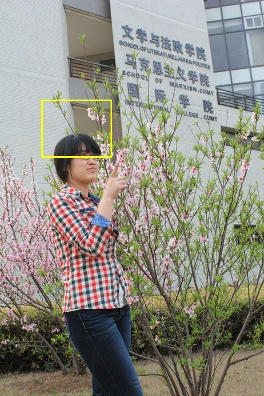
#> input picture upperbody/ liu 17.jpg, 264 x 396 px, given as the content of the folder girls, which was not available
$ python head.py
#> lines starting #> are read from the running program, lines starting #| are printed output that depends on the picture; after the words box and inside, x2 and y2 are one past the last pixel; in counts of white or black regions, pixels touching at a corner belong together; pictures that were not available may be replaced by others from this repository, and a replacement may not be noted
### smile.py
import cv2
import os

if os.path.isdir('smile'):
    pass
else:
    os.mkdir('smile')
import time
pathofeye = 'D:\opencv\opencv-master\data\haarcascades\haarcascade_eye.xml'
pathoffront = 'D:\opencv\opencv-master\data\haarcascades\haarcascade_smile.xml'
faceCascade = cv2.CascadeClassifier(pathoffront)
#rootdir = 'girls'
def detect(rootdir):


#> called with rootdir = 'girls'
    list = os.listdir(rootdir)               # 列出文件夹下所有的目录与文件
    for i in range(0, len(list)):
        path = os.path.join(rootdir, list[i])
        if os.path.isfile(path):
            image = cv2.imread(path)
#> image is the input picture: shape (396, 264, 3); mean B, G, R 130.4, 141.1, 142.8

            size = image.shape
#> size = (396, 264, 3)
            h, w = size[0], size[1]  # 获取图片的大小   后续我根据这个比例缩放
#> h = 396; w = 264

            print(h, w)  # 打印大小
#| 396 264

            gray = cv2.cvtColor(image, cv2.COLOR_BGR2GRAY)
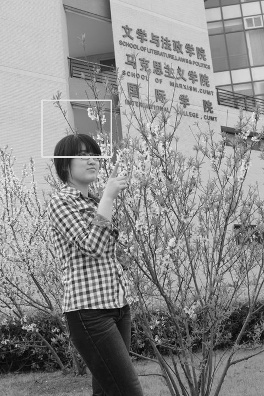
#> gray: shape (396, 264); min 1, max 250, mean 140.4
            faces = faceCascade.detectMultiScale(gray, scaleFactor=1.2,
                                                 minNeighbors=5, minSize=(30, 30), )
#> faces = [[41, 138, 113, 56], [47, 187, 67, 33], [133, 50, 96, 48], [43, 223, 134, 67]]
            for (x, y, width, height) in faces:
                cv2.rectangle(image, (x, y), (x + width, y + height), (0, 255, 0), 2)
                im2 = cv2.resize(image, (int(w * 0.55), int(h * 0.55)), interpolation=cv2.INTER_CUBIC)
                # int(w*0.55), int(h*0.55)是按照55%的比例缩放，注意这个参数只接受整数，这里需要转换一下

                cv2.imshow(r'liu %s.jpg '% i, im2)
                cv2.imwrite(r'.\smile\ liu %s.jpg ' % i, im2)  # 路径拼接方法
#> this loop made 4 passes
#> pass 1, in detect, `im2 = cv2.resize(image, (int(w * 0.55), int(h * 0.55)), interpolation=..`:
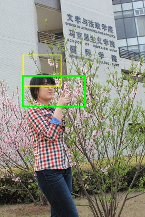
#> im2: shape (217, 145, 3); mean B, G, R 129.1, 142, 141.3
#> after the loop:
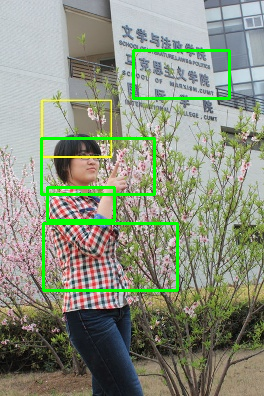
#> image: shape (396, 264, 3); 3.49% of pixels changed, all inside (x1, y1, x2, y2) = (40, 49, 231, 292)


# if __name__=='__main__':  # 调用显示函数的方法
#     detect('girls')
# cv2.waitKey(0)

### recong.py
import cv2
import os


if os.path.isdir('recong'):
    pass
else:
    os.mkdir('recong')
import time
pathofeye = 'D:\opencv\opencv-master\data\haarcascades\haarcascade_eye.xml'
pathoffront = 'D:\opencv\opencv-master\data\haarcascades\haarcascade_frontalface_default.xml'
faceCascade = cv2.CascadeClassifier(pathoffront)
#rootdir = 'girls'
def detect(rootdir):


#> called with rootdir = 'girls'
    list = os.listdir(rootdir)               # 列出文件夹下所有的目录与文件
    for i in range(0, len(list)):
        path = os.path.join(rootdir, list[i])
        if os.path.isfile(path):
            image = cv2.imread(path)

            size = image.shape
#> size = (396, 264, 3)
            h, w = size[0], size[1]  # 获取图片的大小   后续我根据这个比例缩放
#> h = 396; w = 264

            print(h, w)  # 打印大小
#| 396 264

            gray = cv2.cvtColor(image, cv2.COLOR_BGR2GRAY)
            faces = faceCascade.detectMultiScale(gray, scaleFactor=1.2,
                                                 minNeighbors=5, minSize=(30, 30), )
#> faces = ()
            for (x, y, width, height) in faces:
                cv2.rectangle(image, (x, y), (x + width, y + height), (0, 255, 0), 2)
                im2 = cv2.resize(image, (int(w * 0.55), int(h * 0.55)), interpolation=cv2.INTER_CUBIC)
                # int(w*0.55), int(h*0.55)是按照55%的比例缩放，注意这个参数只接受整数，这里需要转换一下

                cv2.imshow(r'liu %s.jpg '% i, im2)
                cv2.imwrite(r'.\recong\ liu %s.jpg ' % i, im2)  # 路径拼接方法
#> this loop made 0 passes


# if __name__=='__main__':  # 调用显示函数的方法
#     detect('girls')
# cv2.waitKey(0)

### upperbody.py

import cv2
import os
if os.path.isdir('upperbody'):
    pass
else:
    os.mkdir('upperbody')

import time
pathofeye = 'D:\opencv\opencv-master\data\haarcascades\haarcascade_eye.xml'
pathoffront = 'D:\opencv\opencv-master\data\haarcascades\haarcascade_upperbody.xml'
faceCascade = cv2.CascadeClassifier(pathoffront)
#rootdir = 'girls'
def detect(rootdir):


#> called with rootdir = 'girls'
    list = os.listdir(rootdir)               # 列出文件夹下所有的目录与文件
    for i in range(0, len(list)):
        path = os.path.join(rootdir, list[i])
        if os.path.isfile(path):
            image = cv2.imread(path)

            size = image.shape
#> size = (396, 264, 3)
            h, w = size[0], size[1]  # 获取图片的大小   后续我根据这个比例缩放
#> h = 396; w = 264

            print(h, w)  # 打印大小
#| 396 264

            gray = cv2.cvtColor(image, cv2.COLOR_BGR2GRAY)
            faces = faceCascade.detectMultiScale(gray, scaleFactor=1.2,
                                                 minNeighbors=5, minSize=(30, 30), )
#> faces = ()
            for (x, y, width, height) in faces:
                cv2.rectangle(image, (x, y), (x + width, y + height), (0, 255, 255), 2)
                im2 = cv2.resize(image, (int(w * 0.55), int(h * 0.55)), interpolation=cv2.INTER_CUBIC)
                # int(w*0.55), int(h*0.55)是按照55%的比例缩放，注意这个参数只接受整数，这里需要转换一下

                cv2.imshow(r'liu %s.jpg '% i, im2)
                cv2.imwrite(r'.\upperbody\ liu %s.jpg ' % i, im2)  # 路径拼接方法


# if __name__=='__main__':  # 调用显示函数的方法
#     detect('girls')
# cv2.waitKey(0)

### lowerbody.py

import cv2
import os

if os.path.isdir('lowerbody'):
    pass
else:
    os.mkdir('lowerbody')

import time
pathofeye = 'D:\opencv\opencv-master\data\haarcascades\haarcascade_eye.xml'
pathoffront = 'D:\opencv\opencv-master\data\haarcascades\haarcascade_lowerbody.xml'
faceCascade = cv2.CascadeClassifier(pathoffront)
#rootdir = 'girls'
def detect(rootdir):


#> called with rootdir = 'girls'
    list = os.listdir(rootdir)               # 列出文件夹下所有的目录与文件
    for i in range(0, len(list)):
        path = os.path.join(rootdir, list[i])
        if os.path.isfile(path):
            image = cv2.imread(path)

            size = image.shape
            h, w = size[0], size[1]  # 获取图片的大小   后续我根据这个比例缩放

            print(h, w)  # 打印大小
#| 396 264

            gray = cv2.cvtColor(image, cv2.COLOR_BGR2GRAY)
            faces = faceCascade.detectMultiScale(gray, scaleFactor=1.2,
                                                 minNeighbors=5, minSize=(30, 30), )
#> faces = ()
            for (x, y, width, height) in faces:
                cv2.rectangle(image, (x, y), (x + width, y + height), (0, 255, 0), 2)
                im2 = cv2.resize(image, (int(w * 0.55), int(h * 0.55)), interpolation=cv2.INTER_CUBIC)
                # int(w*0.55), int(h*0.55)是按照55%的比例缩放，注意这个参数只接受整数，这里需要转换一下

                cv2.imshow(r'liu %s.jpg '% i, im2)
                cv2.imwrite(r'.\lowerbody\ liu %s.jpg ' % i, im2)  # 路径拼接方法


# if __name__=='__main__':  # 调用显示函数的方法
#     detect('girls')
# cv2.waitKey(0)

### head.py
import cv2
import os
import showpic
import recong
import smile
import upperbody
import lowerbody
import time
# pathofeye = 'D:\opencv\opencv-master\data\haarcascades\haarcascade_eye.xml'
# pathoffront = 'D:\opencv\opencv-master\data\haarcascades\haarcascade_frontalface_default.xml'

'''
这里注意一定要用全路径   否则报错  error: (-215) !empty() in function cv::CascadeClassifier::detectMultiScale
具体参照   https://blog.csdn.net/qq_20156437/article/details/80702022
我从网上下载了cv2  (https://github.com/opencv/opencv)  这里面包含了分类器模型haarcascade_eye.xml等 我保存的位置是
/home/apollo/pan/cv2/data/haarcascades/ 一定要能寻找到分类器模型

'''

# faceCascade = cv2.CascadeClassifier(pathoffront)
#
#
# rootdir = 'girls'
# list = os.listdir(rootdir) #列出文件夹下所有的目录与文件
# for i in range(0,len(list)):
#        path = os.path.join(rootdir,list[i])
#        if os.path.isfile(path):
#            image = cv2.imread(path)
#
#            size = image.shape
#            h, w = size[0], size[1]  # 获取图片的大小   后续我根据这个比例缩放
#
#            print(h, w)  # 打印大小
#
#            gray = cv2.cvtColor(image, cv2.COLOR_BGR2GRAY)
#            faces = faceCascade.detectMultiScale(gray, scaleFactor=1.2,
#                                                 minNeighbors=5, minSize=(30, 30), )
#            for (x, y, width, height) in faces:
#                cv2.rectangle(image, (x, y), (x + width, y + height), (0, 255, 0), 2)
#                im2 = cv2.resize(image, (int(w * 0.55), int(h * 0.55)), interpolation=cv2.INTER_CUBIC)
#                # int(w*0.55), int(h*0.55)是按照55%的比例缩放，注意这个参数只接受整数，这里需要转换一下
#
#
#                #cv2.imshow(r'liu %s.jpg '%i, im2)
#
#                cv2.imwrite(r'.\header\刘洋 %s.jpg '%i, im2)                #路径拼接方法

smile.detect('girls')
recong.detect('girls')
upperbody.detect("girls")
lowerbody.detect('girls')
cv2.waitKey(0)
# directory ='girls'
#showpic.mypath(directory)             ##显示所有文件
                                    ##image = cv2.imread(r"ly.jpg")  # 读取图片   这里可以加一个判断，否则没有读取到图片还会引起其他莫名其妙的错误
